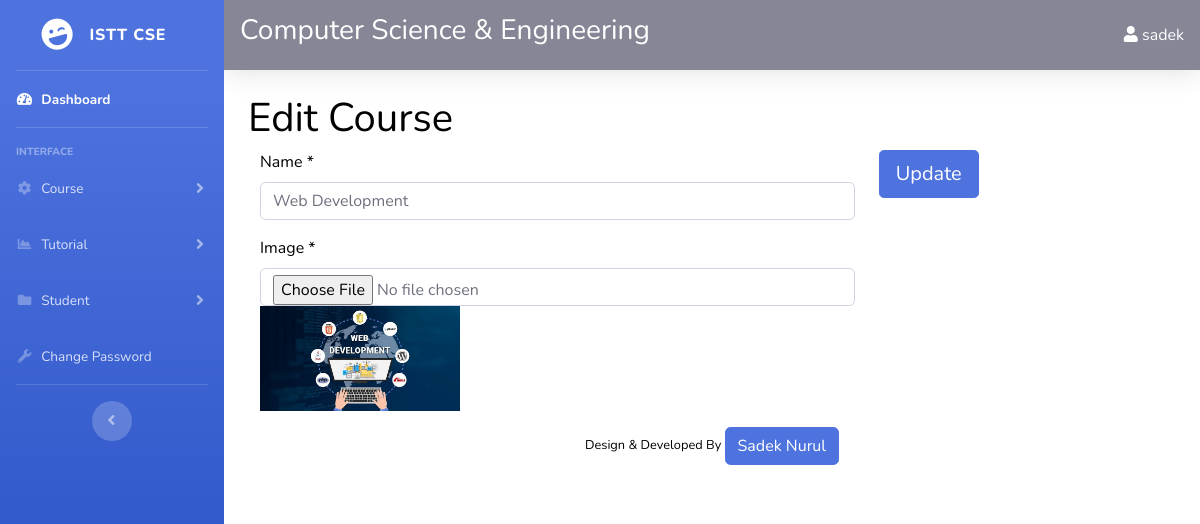
The app's page /admin/index.php?edit_course&id=2 (signed in) with its own data.
### tables this page shows
CREATE TABLE `courses` (
  `id` int(100) NOT NULL,
  `name` varchar(255) NOT NULL,
  `image` text NOT NULL,
  `date` varchar(255) NOT NULL
);

### resources/functions.php (called while the page is built, shortened)
<?php
function query($sql){
	global $connection;
	return mysqli_query($connection,$sql);
}
function escape_string($string){
	global $connection;
	return mysqli_real_escape_string($connection,$string);
}
function fetch_array($result){
	return mysqli_fetch_array($result);
}
function remove_slashes($string){
	$text = str_replace("\\r\\n", "", $string);
	$text = implode("",explode("\\",$text));
	return $text;
}
?>

### resources/templates/back/edit-course.php (the view, shortened to what this page needs)
<?php
 $query = query("SELECT * FROM courses WHERE id = " . escape_string($_GET['id']) . "");
 while($row = fetch_array($query)) {
	$name        = remove_slashes(escape_string($row['name']));
	$image       = escape_string($row['image']);
 }
?>
<div class="col-md-12">
<div class="row">
<h1 class="page-header">
   Edit Course
</h1>
</div>
<div class="row">
<form action="" method="post" enctype="multipart/form-data" style="width:100%;">
<div class="col-md-8">
	<div class="form-group">
		<label for="product-title">Name * </label>
            <input type="text" name="name" id="" value="<?php echo stripslashes(trim($name)); ?>" class="form-control" required />
    </div>
	<div class="form-group">
		<label for="product-title">Image * </label>
            <input type="file" name="image" id="" class="form-control" />
			<img src="../resources/tutorial-images/<?php echo $image; ?>" alt="" width="200" />
    </div>
</div>
<aside id="admin_sidebar" class="col-md-4">
     <div class="form-group">
        <input type="submit" name="update" class="btn btn-primary btn-lg" value="Update">
    </div>
</aside>
</form>
</div>

### records on screen
courses: name "Web Development", image (picture)

### other values on screen
$_SESSION['username'] "sadek"
